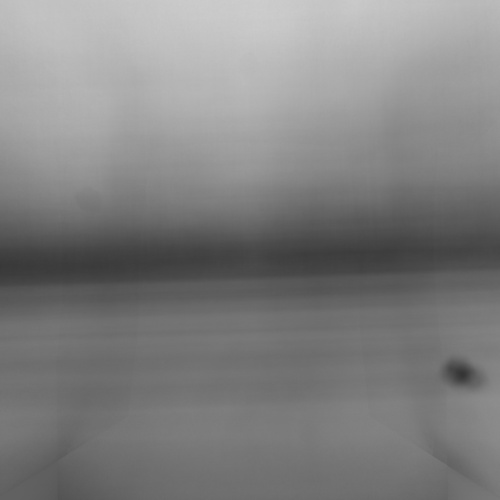
#> input picture Assets/Cam_3.jpg, 500 x 500 px, found by its file name
$ python ImgProcessing.py   (older library calls are emulated)
#> lines starting #> are read from the running program, lines starting #| are printed output that depends on the picture; after the words box and inside, x2 and y2 are one past the last pixel; in counts of white or black regions, pixels touching at a corner belong together
import cv2
import numpy as np
import matplotlib.pyplot as plt
from skimage.filters import threshold_adaptive
import imutils
import numpy as np

img = cv2.imread('Cam_3.jpg')
#> img is the input picture: shape (500, 500, 3); min 53, max 205, mean 128.5
img = imutils.resize(img,width=500)
#
# # Converting the image to gray scale
img = cv2.cvtColor(img,cv2.COLOR_BGR2GRAY)
#> img: shape (500, 500)

# Apply adaptive thresholding and scale it with 255
warped = threshold_adaptive(img, 250, offset=10)
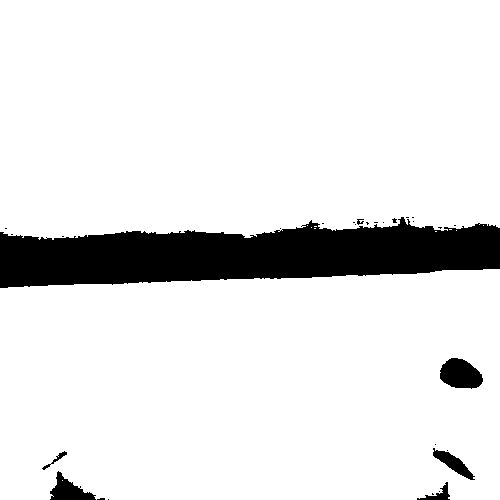
#> warped: shape (500, 500) bool; 89.5% white; 29 black regions (22 under 20 px), largest, box (x1, y1, x2, y2) and area: (0, 217, 500, 288) 23817, (440, 358, 483, 389) 976, (50, 471, 96, 500) 648
warped_average_image = warped.astype("uint8") * 255

cv2.imshow('image',warped_average_image)
cv2.waitKey(0)
cv2.destroyAllWindows()

$ run again, with Assets/Cam_0.jpg copied over Assets/Cam_3.jpg
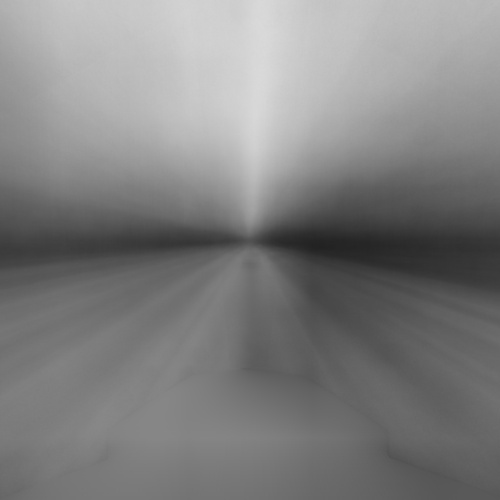
#> input picture Assets/Cam_0.jpg, 500 x 500 px, found by its file name
#> img is the input picture: shape (500, 500, 3); min 34, max 218, mean 128.5
#> img: shape (500, 500)
#> `warped = threshold_adaptive(img, 250, offset=10)`:
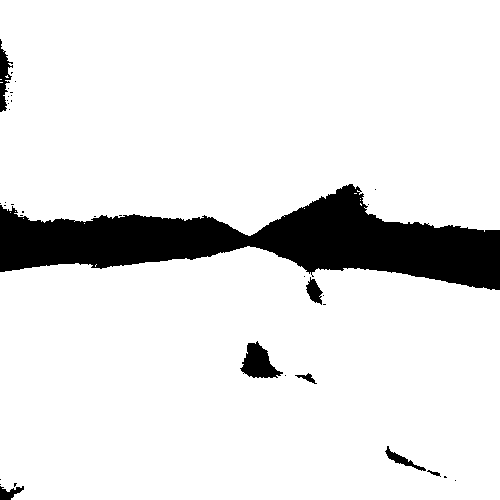
#> warped: shape (500, 500) bool; 89.3% white; 37 black regions (29 under 20 px), largest, box (x1, y1, x2, y2) and area: (0, 184, 500, 290) 24674, (240, 341, 283, 378) 875, (0, 39, 13, 112) 445

$ run again, with Assets/Cam_1.jpg copied over Assets/Cam_3.jpg
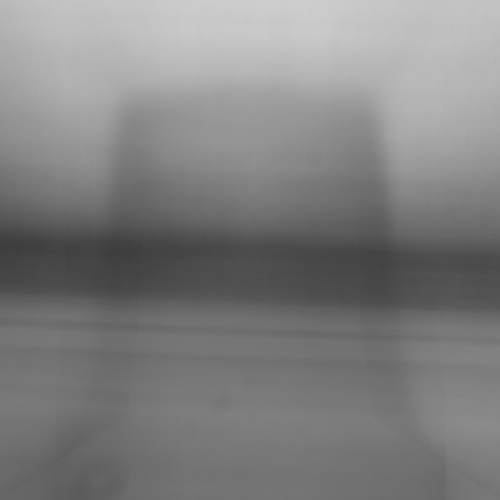
#> input picture Assets/Cam_1.jpg, 500 x 500 px, found by its file name
#> img is the input picture: shape (500, 500, 3); min 61, max 206, mean 128.3
#> img: shape (500, 500)
#> `warped = threshold_adaptive(img, 250, offset=10)`:
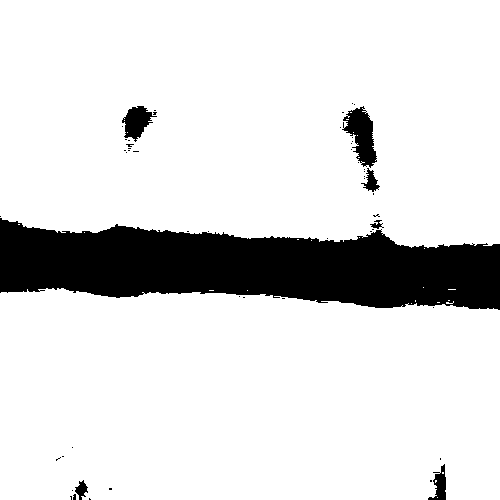
#> warped: shape (500, 500) bool; 86.4% white; 53 black regions (46 under 20 px), largest, box (x1, y1, x2, y2) and area: (0, 218, 500, 310) 31249, (342, 106, 377, 168) 1154, (122, 106, 157, 142) 668
